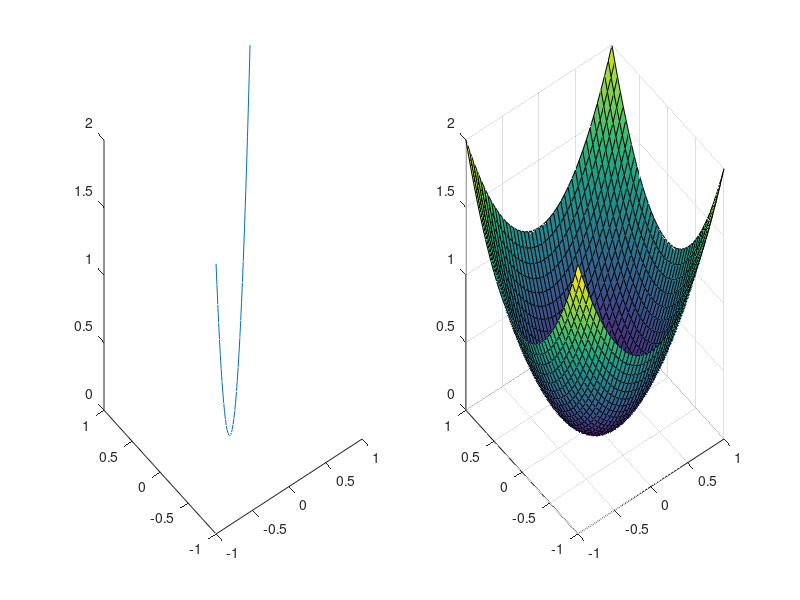

Recreate this plot in MATLAB.
% Workspace zurücksetzen
clear all;
clc;

% Daten für 3D Linienplot
x = -1:0.05:1;
y = x;

% Daten für den Flächenplot
[X, Y] = meshgrid(x, y);

% Z-Achsen berechnen
z = x.^2 + y.^2;
Z = X.^2 + Y.^2;

% Nebeneinander plotten
subplot(1,2,1);
plot3(x,y,z);
subplot(1, 2, 2);
surf(X, Y, Z);